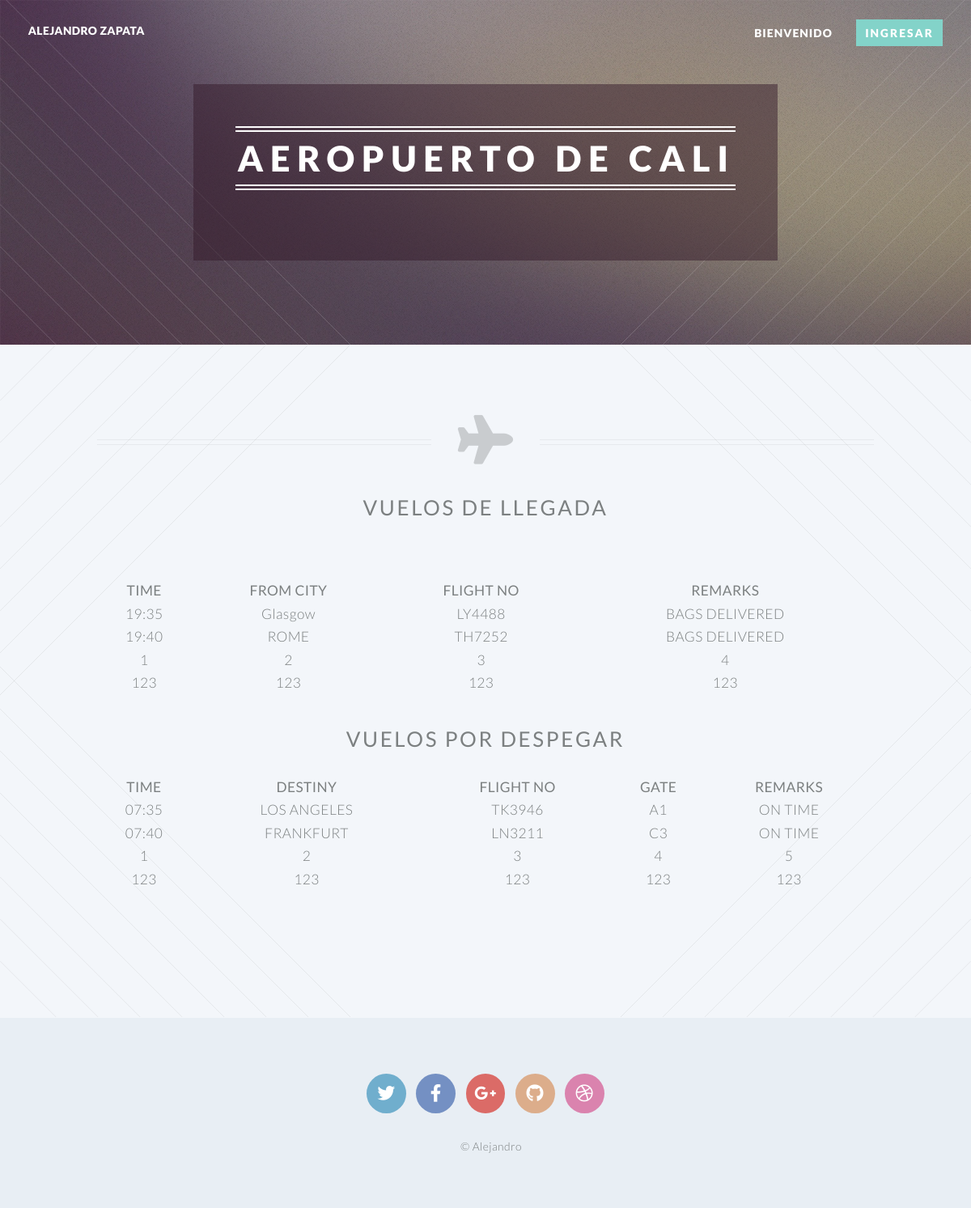
The page / on the database its author committed.
### tables this page shows
CREATE TABLE `llegadas` (
  `id` int(11) NOT NULL,
  `time` varchar(100) DEFAULT NULL,
  `fromcity` varchar(150) DEFAULT NULL,
  `flightno` varchar(100) DEFAULT NULL,
  `remarks` varchar(250) DEFAULT NULL
);

CREATE TABLE `salidas` (
  `id` int(11) NOT NULL,
  `time` varchar(100) DEFAULT NULL,
  `destiny` varchar(250) DEFAULT NULL,
  `flightno` varchar(150) DEFAULT NULL,
  `gate` varchar(20) DEFAULT NULL,
  `remarks` varchar(250) DEFAULT NULL
);

### index.php (the view, shortened to what this page needs)
<!DOCTYPE HTML>
<html>
<head>
	<link rel="stylesheet" href="assets/css/main.css" />
	<?php include('config/conexion.php'); ?>
</head>
<body class="index is-preload">
	<div id="page-wrapper">
		<header id="header" class="alt">
			<h1 id="logo"><a href="index.php">Alejandro Zapata</a></h1>
			<nav id="nav">
				<ul>
					<li class="current"><a href="index.php">Bienvenido</a></li>
					<li><a href="ingreso.php" class="button primary">Ingresar</a></li>
				</ul>
			</nav>
		</header>
		<section id="banner">
			<div class="inner">
				<header>
					<h2>Aeropuerto de Cali</h2>
				</header>
			</div>
		</section>
		<article id="main">
			<header class="special container">
				<span class="icon solid fa-plane"></span>
				<h2><strong>Vuelos de llegada</strong></h2>
			</header>
			<center>
				<div>
					<table style="width: 80%">
						<tr>
							<td><b>TIME</b></td>
							<td><b>FROM CITY</b></td>
							<td><b>FLIGHT NO</b></td>
							<td><b>REMARKS</b></td>
						</tr>
						<?php
						$sql = "SELECT * from llegadas";
						$result = mysqli_query($conexion, $sql);
						while ($mostrar = mysqli_fetch_array($result)) {
						?>
							<tr>
								<td><?php echo $mostrar['time'] ?></td>
								<td><?php echo $mostrar['fromcity'] ?></td>
								<td><?php echo $mostrar['flightno'] ?></td>
								<td><?php echo $mostrar['remarks'] ?></td>
							</tr>
						<?php
						}
						?>
					</table>
				</div>
			</center>
			<center>
				<div>
					<h2><strong>Vuelos por despegar</strong></h2>
					<table style="width: 80%">
						<tr>
							<td><b>TIME</b></td>
							<td><b>DESTINY</b></td>
							<td><b>FLIGHT NO</b></td>
							<td><b>GATE</b></td>
							<td><b>REMARKS</b></td>
						</tr>
						<?php
						$sql = "SELECT * from salidas";
						$result = mysqli_query($conexion, $sql);
						while ($mostrar = mysqli_fetch_array($result)) {
						?>
							<tr>
								<td><?php echo $mostrar['time'] ?></td>
								<td><?php echo $mostrar['destiny'] ?></td>
								<td><?php echo $mostrar['flightno'] ?></td>
								<td><?php echo $mostrar['gate'] ?></td>
								<td><?php echo $mostrar['remarks'] ?></td>
							</tr>
						<?php
						}
						?>
					</table>
				</div>
			</center>
		</article>
		<footer id="footer">
			<ul class="icons">
				<li><a href="#" class="icon brands circle fa-twitter"><span class="label">Twitter</span></a></li>
				<li><a href="#" class="icon brands circle fa-facebook-f"><span class="label">Facebook</span></a></li>
				<li><a href="#" class="icon brands circle fa-google-plus-g"><span class="label">Google+</span></a></li>
				<li><a href="#" class="icon brands circle fa-github"><span class="label">Github</span></a></li>
				<li><a href="#" class="icon brands circle fa-dribbble"><span class="label">Dribbble</span></a></li>
			</ul>
			<ul class="copyright">
				<li>&copy; Alejandro</li>
			</ul>
		</footer>
	</div>
</body>
</html>

### rows shown on the page
llegadas: time "19:35", fromcity "Glasgow", flightno "LY4488", remarks "BAGS DELIVERED"
llegadas: time "19:40", fromcity "ROME", flightno "TH7252", remarks "BAGS DELIVERED"
llegadas: time "1", fromcity "2", flightno "3", remarks "4"
llegadas: time "123", fromcity "123", flightno "123", remarks "123"
salidas: time "07:35", destiny "LOS ANGELES", flightno "TK3946", gate "A1", remarks "ON TIME"
salidas: time "07:40", destiny "FRANKFURT", flightno "LN3211", gate "C3", remarks "ON TIME"
salidas: time "1", destiny "2", flightno "3", gate "4", remarks "5"
salidas: time "123", destiny "123", flightno "123", gate "123", remarks "123"
